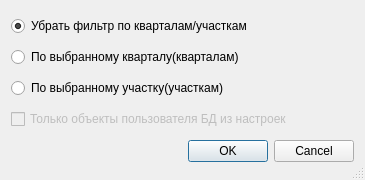
<?xml version="1.0" encoding="UTF-8"?>
<ui version="4.0">
 <class>FilterSet</class>
 <widget class="QDialog" name="FilterSet">
  <property name="geometry">
   <rect>
    <x>0</x>
    <y>0</y>
    <width>365</width>
    <height>180</height>
   </rect>
  </property>
  <property name="windowTitle">
   <string>Установить фильтр</string>
  </property>
  <property name="windowIcon">
   <iconset resource="../resources.qrc">
    <normaloff>:/plugins/openland/icons/filter.png</normaloff>:/plugins/openland/icons/filter.png</iconset>
  </property>
  <property name="sizeGripEnabled">
   <bool>true</bool>
  </property>
  <property name="modal">
   <bool>true</bool>
  </property>
  <layout class="QVBoxLayout" name="verticalLayout">
   <item>
    <widget class="QRadioButton" name="radioButtonNone">
     <property name="text">
      <string>Убрать фильтр по кварталам/участкам</string>
     </property>
     <property name="checked">
      <bool>true</bool>
     </property>
    </widget>
   </item>
   <item>
    <widget class="QRadioButton" name="radioButtonKvr">
     <property name="text">
      <string>По выбранному кварталу(кварталам)</string>
     </property>
    </widget>
   </item>
   <item>
    <widget class="QRadioButton" name="radioButtonUch">
     <property name="text">
      <string>По выбранному участку(участкам)</string>
     </property>
    </widget>
   </item>
   <item>
    <widget class="QCheckBox" name="checkBoxOnlyCurrentUser">
     <property name="enabled">
      <bool>false</bool>
     </property>
     <property name="text">
      <string>Только объекты пользователя БД из настроек</string>
     </property>
    </widget>
   </item>
   <item>
    <widget class="QDialogButtonBox" name="buttonBox">
     <property name="orientation">
      <enum>Qt::Horizontal</enum>
     </property>
     <property name="standardButtons">
      <set>QDialogButtonBox::Cancel|QDialogButtonBox::Ok</set>
     </property>
    </widget>
   </item>
  </layout>
 </widget>
 <tabstops>
  <tabstop>radioButtonNone</tabstop>
  <tabstop>radioButtonKvr</tabstop>
  <tabstop>radioButtonUch</tabstop>
  <tabstop>checkBoxOnlyCurrentUser</tabstop>
  <tabstop>buttonBox</tabstop>
 </tabstops>
 <resources>
  <include location="../resources.qrc"/>
 </resources>
 <connections>
  <connection>
   <sender>buttonBox</sender>
   <signal>accepted()</signal>
   <receiver>FilterSet</receiver>
   <slot>accept()</slot>
   <hints>
    <hint type="sourcelabel">
     <x>248</x>
     <y>254</y>
    </hint>
    <hint type="destinationlabel">
     <x>157</x>
     <y>274</y>
    </hint>
   </hints>
  </connection>
  <connection>
   <sender>buttonBox</sender>
   <signal>rejected()</signal>
   <receiver>FilterSet</receiver>
   <slot>reject()</slot>
   <hints>
    <hint type="sourcelabel">
     <x>316</x>
     <y>260</y>
    </hint>
    <hint type="destinationlabel">
     <x>286</x>
     <y>274</y>
    </hint>
   </hints>
  </connection>
 </connections>
</ui>
